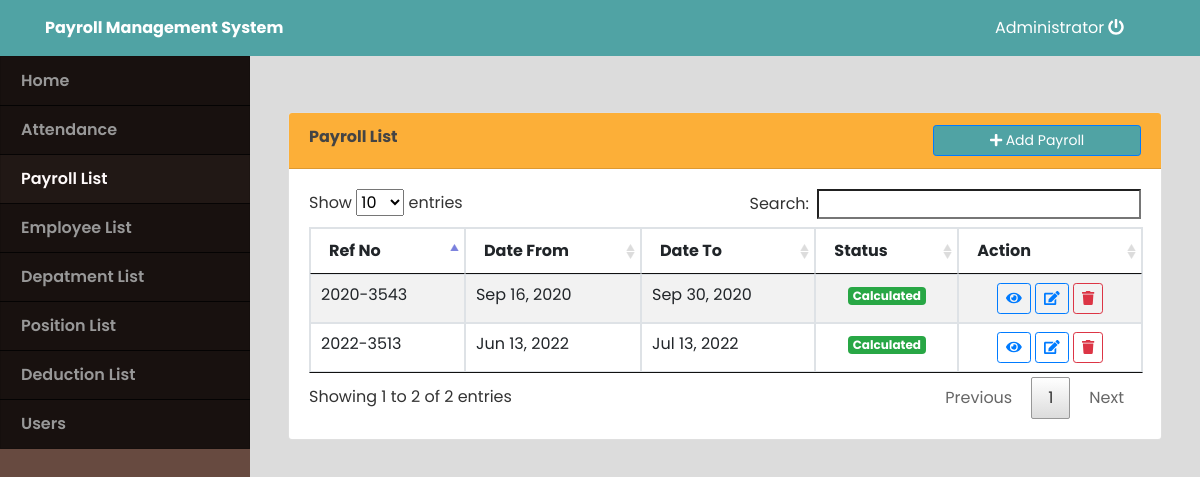
The app's page /index.php?page=payroll (signed in) with its own data.
### tables this page shows
CREATE TABLE `payroll` (
  `id` int(30) NOT NULL,
  `ref_no` text NOT NULL,
  `date_from` date NOT NULL,
  `date_to` date NOT NULL,
  `type` tinyint(1) NOT NULL COMMENT '1 = monthly ,2 semi-monthly',
  `status` tinyint(1) NOT NULL DEFAULT 0 COMMENT '0 =New,1 = computed',
  `date_created` datetime NOT NULL DEFAULT current_timestamp()
);

### payroll.php (the view, shortened to what this page needs)
<?php include('db_connect.php') ?>
		<div class="container-fluid " >
			<div class="col-lg-12">
				<br />
				<br />
				<div class="card">
					<div class="card-header" style="background: #FCAF38;">
						<span><b>Payroll List</b></span>
						<button class="btn btn-primary btn-sm btn-block col-md-3 float-right" style="background: #50A3A4;color:WHITE;" type="button" id="new_payroll_btn"><span class="fa fa-plus"></span> Add Payroll</button>
					</div>
					<div class="card-body">
						<table id="table" class="table table-bordered table-striped">
							<thead>
								<tr>
									<th>Ref No</th>
									<th>Date From</th>
									<th>Date To</th>
									<th>Status</th>
									<th>Action</th>
								</tr>
							</thead>
							<tbody>
								<?php
									$payroll=$conn->query("SELECT * FROM payroll order by date(date_from) desc") or die(mysqli_error());
									while($row=$payroll->fetch_array()){
								?>
								<tr>
									<td><?php echo $row['ref_no']?></td>
									<td><?php echo date("M d, Y",strtotime($row['date_from'])) ?></td>
									<td><?php echo date("M d, Y",strtotime($row['date_to'])) ?></td>
									<?php if($row['status'] == 0): ?>
									<td class="text-center"><span class="badge badge-primary">New</span></td>
									<?php else: ?>
									<td class="text-center"><span class="badge badge-success">Calculated</span></td>
									<?php endif ?>
									<td>
										<center>
									<?php if($row['status'] == 0): ?>
										 <button class="btn btn-sm btn-outline-primary calculate_payroll" data-id="<?php echo $row['id']?>" type="button">Calculate</button>
									<?php else: ?>
										 <button class="btn btn-sm btn-outline-primary view_payroll" data-id="<?php echo $row['id']?>" type="button"><i class="fa fa-eye"></i></button>
									<?php endif ?>
										<button class="btn btn-sm btn-outline-primary edit_payroll" data-id="<?php echo $row['id']?>" type="button"><i class="fa fa-edit"></i></button>
										<button class="btn btn-sm btn-outline-danger remove_payroll" data-id="<?php echo $row['id']?>" type="button"><i class="fa fa-trash"></i></button>
										</center>
									</td>
								</tr>
								<?php
									}
								?>
							</tbody>
						</table>
					</div>
				</div>
			</div>
		</div>

### assets/css/style.css (style rules this page uses)
body { font-family: "Open Sans", sans-serif; color: #444444; width: 100%; height: calc(100%); }

### index.php (style rules this page uses)
* { font-family: 'Poppins', sans-serif; }
body { background: #80808045; }

### topbar.php (style rules this page uses)
* { font-family: 'Poppins', sans-serif; }

### navbar.php (style rules this page uses)
* { font-family: 'Poppins', sans-serif; }

### payroll.php (style rules this page uses)
* { font-family: 'Poppins', sans-serif; }

### records on screen
payroll: ref_no "2022-3513", date_from "Jun 13, 2022", date_to "Jul 13, 2022", status "Calculated"
payroll: ref_no "2020-3543", date_from "Sep 16, 2020", date_to "Sep 30, 2020", status "Calculated"

### other values on screen
$_SESSION['login_name'] "Administrator"
